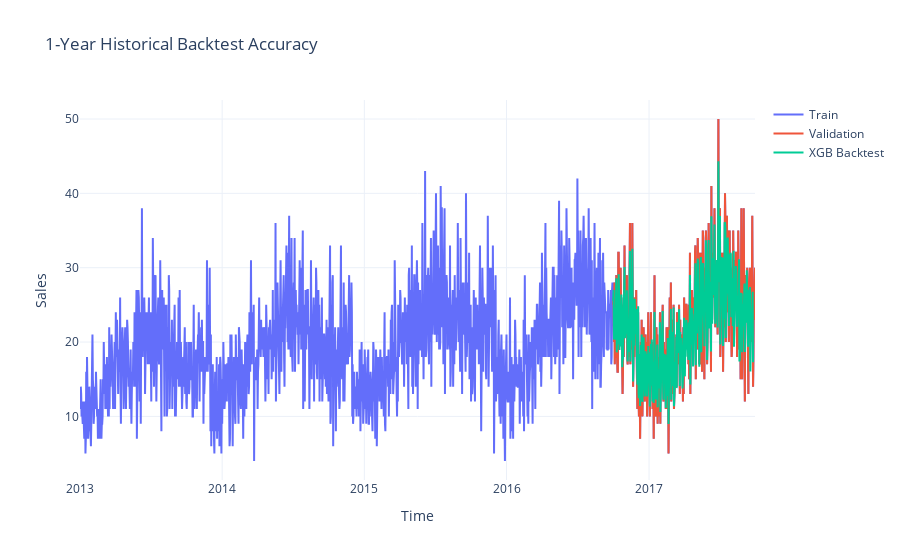

The notebook cell saved with this chart:
### Markdown cell above
## 5. Production Validation: Historical Backtesting

In a real business, models are retrained periodically. Backtesting simulates how the model would have performed over the last year if we had used it for 30-day ahead forecasts every month.

### Code cell
# Simulating a production environment: 12 months of forecasting with monthly updates
backtest_forecasts = best_xgb.historical_forecasts(
    series=train,
    start=len(train) - 365,
    forecast_horizon=30,
    stride=30,
    retrain=False,
    last_points_only=False
)

# Merge backtest windows for a continuous visualization
merged_backtest = reduce(lambda a, b: a.concatenate(b), backtest_forecasts)

plot_forecasts(train, val=train[-365:], preds={'XGB Backtest': merged_backtest}, title="1-Year Historical Backtest Accuracy")

### Figure 1 — Plotly figure (JSON) as saved in the notebook; plotly's stock layout.template omitted (floating-point values rounded to 4 significant figures; data arrays with more than 128 entries replaced by an {"elided": "..."} marker saying what was removed)
{"data": [{"line": {"width": 2}, "mode": "lines", "name": "Train", "type": "scatter", "x": {"elided": "1734 str values"}, "y": {"elided": "1734 float values"}}, {"line": {"width": 2}, "mode": "lines", "name": "Validation", "type": "scatter", "x": {"elided": "365 str values"}, "y": {"elided": "365 float values"}}, {"mode": "lines", "name": "XGB Backtest", "type": "scatter", "x": {"elided": "360 str values"}, "y": {"elided": "360 float values"}}], "layout": {"autosize": true, "hovermode": "x unified", "title": {"text": "1-Year Historical Backtest Accuracy"}, "xaxis": {"autorange": true, "range": ["2013-01-01", "2017-09-30"], "title": {"text": "Time"}, "type": "date"}, "yaxis": {"autorange": true, "range": [1.444, 52.56], "title": {"text": "Sales"}, "type": "linear"}}}
